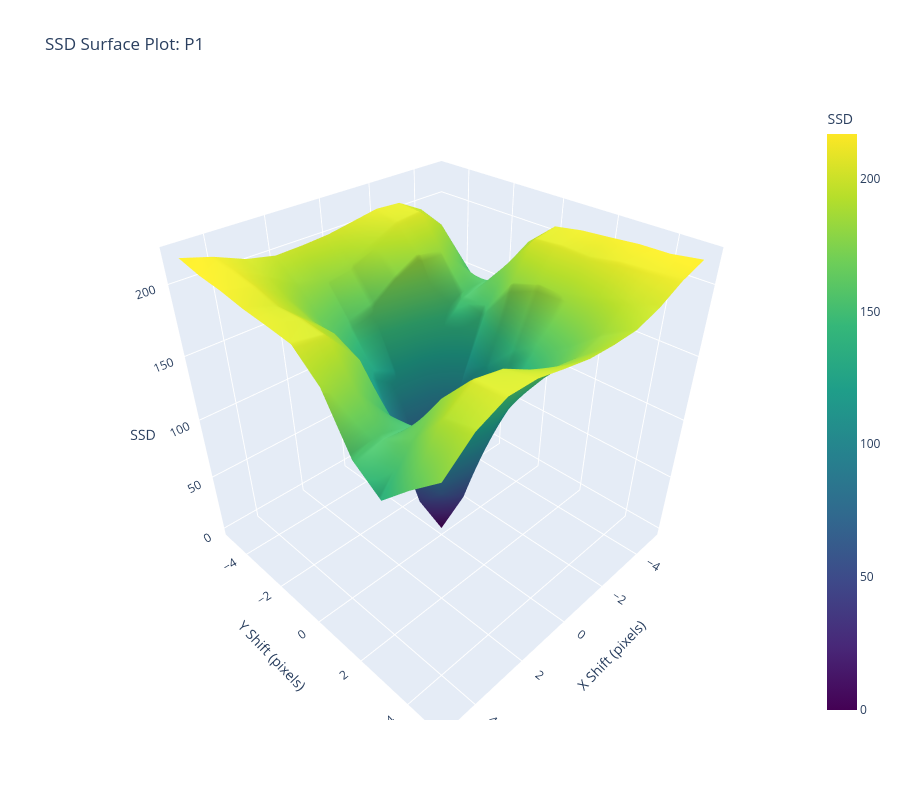
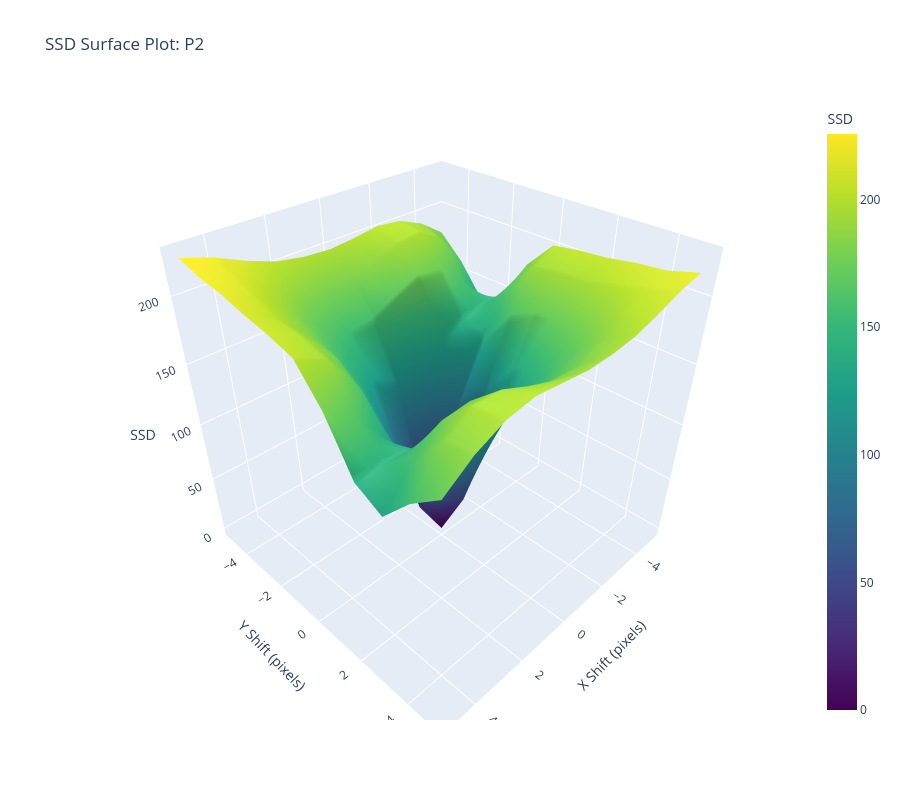

Write notebook code for charts like these, in order.
### Code cell
x = np.linspace(-n, n, 2*n + 1)
Y, X = np.meshgrid(x, x)  # ssds indexed [shiftx + n, shifty + n]

for i, ssds in enumerate(ssds_all):
    fig = go.Figure()
    fig.add_surface(x=X, y=Y, z=ssds, colorscale='Viridis', colorbar=dict(title='SSD'))
    fig.update_layout(
        title=f'SSD Surface Plot: P{i+1}',
        scene=dict(xaxis=dict(title='X Shift (pixels)'),
                   yaxis=dict(title='Y Shift (pixels)'),
                   zaxis=dict(title='SSD'),
                   aspectmode='cube'),
        width=900, height=800)
    fig.show()
